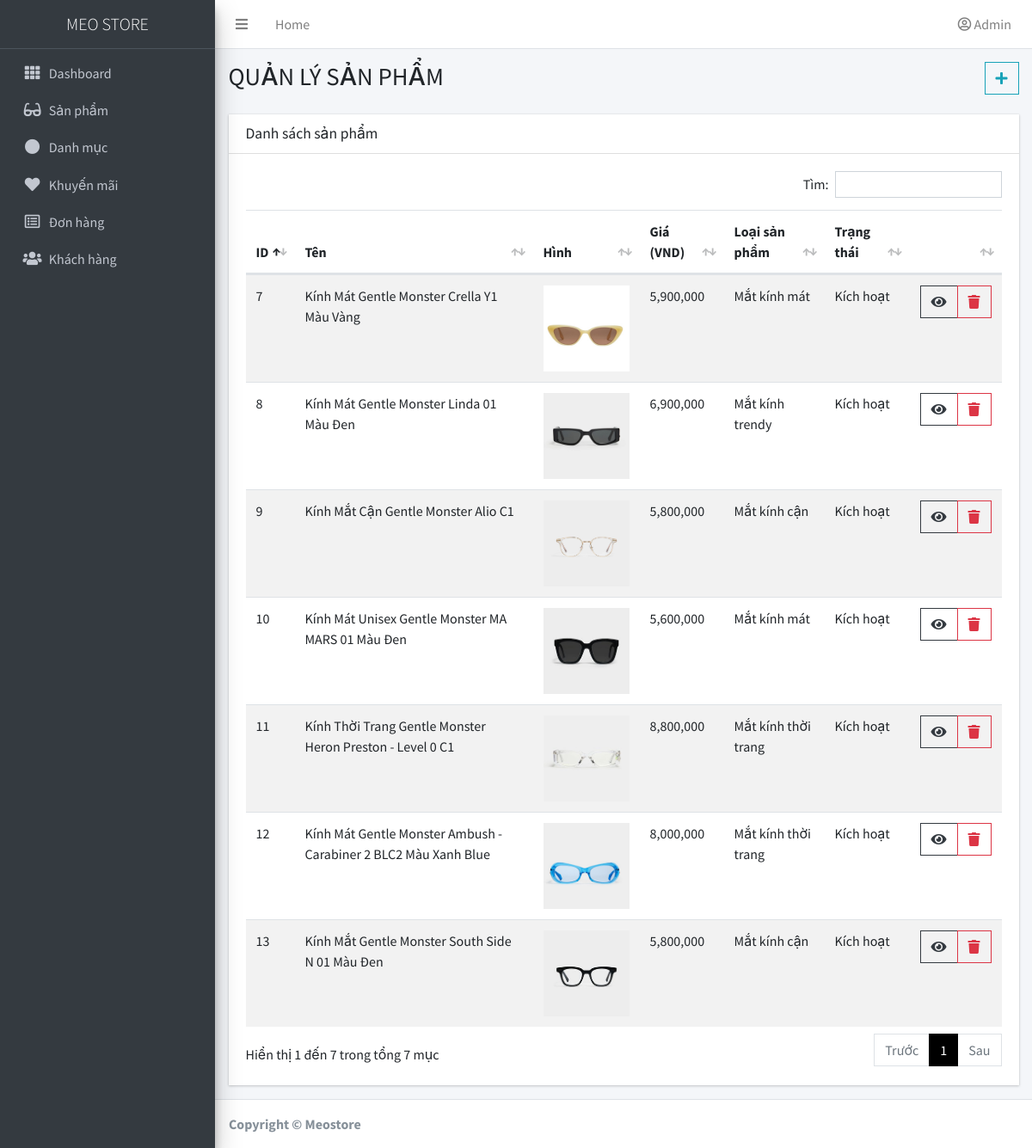
Screenshot of /admin/index.php?product (signed in) with the database file from the repository.
### tables this page shows
CREATE TABLE `products` (
  `product_ID` int(11) NOT NULL,
  `name` varchar(255) NOT NULL,
  `image` varchar(255) NOT NULL,
  `short_des` text DEFAULT NULL,
  `des_content_title` text DEFAULT NULL,
  `des_content` text DEFAULT NULL,
  `price` float NOT NULL,
  `status` int(11) NOT NULL,
  `category_ID` int(11) NOT NULL,
  `created_at` datetime NOT NULL DEFAULT current_timestamp(),
  `updated_at` datetime NOT NULL DEFAULT current_timestamp() ON UPDATE current_timestamp()
);

CREATE TABLE `categories` (
  `category_ID` int(11) NOT NULL,
  `name` varchar(255) NOT NULL,
  `status` int(11) NOT NULL,
  `created_at` datetime NOT NULL DEFAULT current_timestamp(),
  `updated_at` datetime NOT NULL DEFAULT current_timestamp() ON UPDATE current_timestamp()
);

### admin/index.php (called while the page is built)
<?php
require_once '../controller/AdminController.php';
?>

### model/database.php (called while the page is built, shortened)
<?php
class connect
{
    var $db = null;
    function __construct()
    {
        $dsn = "mysql:host=localhost; dbname=matkinh";
        $user = 'root';
        $pass = '';
        $this->db = new PDO($dsn, $user, $pass, array(PDO::MYSQL_ATTR_INIT_COMMAND => 'SET NAMES utf8'));
    }
    function getList($select)
    {
        $result = $this->db->query($select);
        return $result;
    }
}

### model/product.php (called while the page is built, shortened)
<?php
require_once 'database.php';
class Product
{
    public function getProductList()
    {
        $db = new connect();
        $sql = "SELECT p.*, c.name as category_name FROM products p INNER JOIN categories c ON p.category_ID=c.category_ID";
        $r = $db->getList($sql);
        return $r;
    }
}

### views/admin/product.php (the view, shortened to what this page needs)
<?php
include('head.php');
?>
<body class="hold-transition sidebar-mini layout-fixed">
    <?php
    include('header.php');
    ?>
    <?php
    if ($action == 'product-list') :
    ?>
        <div class="content-wrapper">
            <section class="content-header">
                <div class="container-fluid">
                    <div class="row mb-2">
                        <div class="col-sm-6">
                            <h1>QUẢN LÝ SẢN PHẨM</h1>
                        </div>
                        <div class="col-sm-6 action">
                            <div class="float-sm-right">
                                <a href="?act=product-create-form" class="btn btn-outline-info btn-flat">
                                    <i class="fas fa-plus"></i>
                                </a>
                            </div>
                        </div>
                    </div>
                </div>
            </section>
            <section class="content">
                <div class="container-fluid">
                    <div class="row">
                        <div class="col-12">
                            <div class="card">
                                <div class="card-header">
                                    <h3 class="card-title">Danh sách sản phẩm</h3>
                                </div>
                                <div class="card-body">
                                    <table id="table" class="table table-striped">
                                        <thead>
                                            <tr>
                                                <th>ID</th>
                                                <th>Tên</th>
                                                <th>Hình</th>
                                                <th>Giá (VND)</th>
                                                <th>Loại sản phẩm</th>
                                                <th>Trạng thái</th>
                                                <th></th>
                                            </tr>
                                        </thead>
                                        <tbody>
                                            <?php
                                            foreach ($results as $r) :
                                            ?>
                                                <tr>
                                                    <td>
                                                        <?= $r['product_ID'] ?>
                                                    </td>
                                                    <td>
                                                        <?= $r['name'] ?>
                                                    </td>
                                                    <td>
                                                        <img src="../uploads/products/<?= $r['image'] ?>" alt="" width="100px">
                                                    </td>
                                                    <td>
                                                        <?= number_format($r['price']) ?>
                                                    </td>
                                                    <td>
                                                        <?= $r['category_name'] ?>
                                                    </td>
                                                    <td>
                                                        <?php
                                                        if ($r['status'] == 0) {
                                                            echo 'Vô hiệu hóa';
                                                        } else {
                                                            echo 'Kích hoạt';
                                                        }
                                                        ?>
                                                    </td>
                                                    <td class="text-right">
                                                        <div class="btn-group">
                                                            <a href="?act=product-edit-form&product_ID=<?= $r['product_ID'] ?>" class="btn btn-outline-dark btn-flat">
                                                                <i class="fas fa-eye"></i>
                                                            </a>
                                                            <a href="?act=product-delete&product_ID=<?= $r['product_ID'] ?>" class="btn btn-outline-danger btn-flat">
                                                                <i class="fas fa-trash"></i>
                                                            </a>
                                                        </div>
                                                    </td>
                                                </tr>
                                            <?php
                                            endforeach;
                                            ?>
                                        </tbody>
                                    </table>
                                </div>
                            </div>
                        </div>
                    </div>
                </div>
            </section>
        </div>
    <?php
    endif;
    ?>
    <?php
    include 'footer.php';
    ?>
</body>
</html>

### assets/admin/css/custom.css (style rules this page uses)
div.card { border-radius: 0 !important; }

### rows the page displays
products: product_ID "7", name "Kính Mát Gentle Monster Crella Y1 Màu Vàng", image (picture), price "5,900,000", category_ID.name "Mắt kính mát", status "Kích hoạt"
products: product_ID "8", name "Kính Mát Gentle Monster Linda 01 Màu Đen", image (picture), price "6,900,000", category_ID.name "Mắt kính trendy", status "Kích hoạt"
products: product_ID "9", name "Kính Mắt Cận Gentle Monster Alio C1", image (picture), price "5,800,000", category_ID.name "Mắt kính cận", status "Kích hoạt"
products: product_ID "10", name "Kính Mát Unisex Gentle Monster MA MARS 01 Màu Đen", image (picture), price "5,600,000", category_ID.name "Mắt kính mát", status "Kích hoạt"
products: product_ID "11", name "Kính Thời Trang Gentle Monster Heron Preston - Level 0 C1", image (picture), price "8,800,000", category_ID.name "Mắt kính thời trang", status "Kích hoạt"
products: product_ID "12", name "Kính Mát Gentle Monster Ambush - Carabiner 2 BLC2 Màu Xanh Blue", image (picture), price "8,000,000", category_ID.name "Mắt kính thời trang", status "Kích hoạt"
products: product_ID "13", name "Kính Mắt Gentle Monster South Side N 01 Màu Đen", image (picture), price "5,800,000", category_ID.name "Mắt kính cận", status "Kích hoạt"
